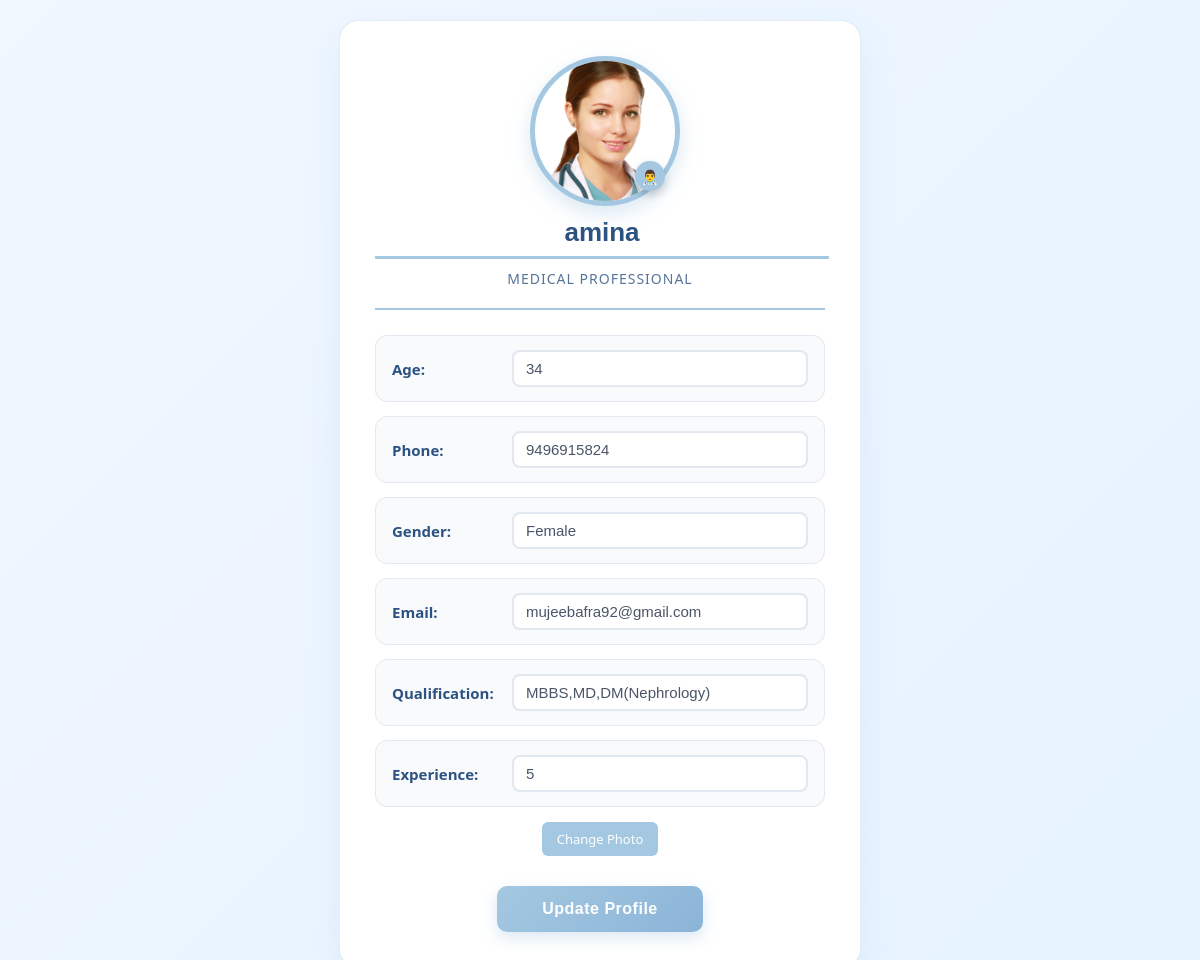
The app's page /Doctorprofile (signed in), older data.
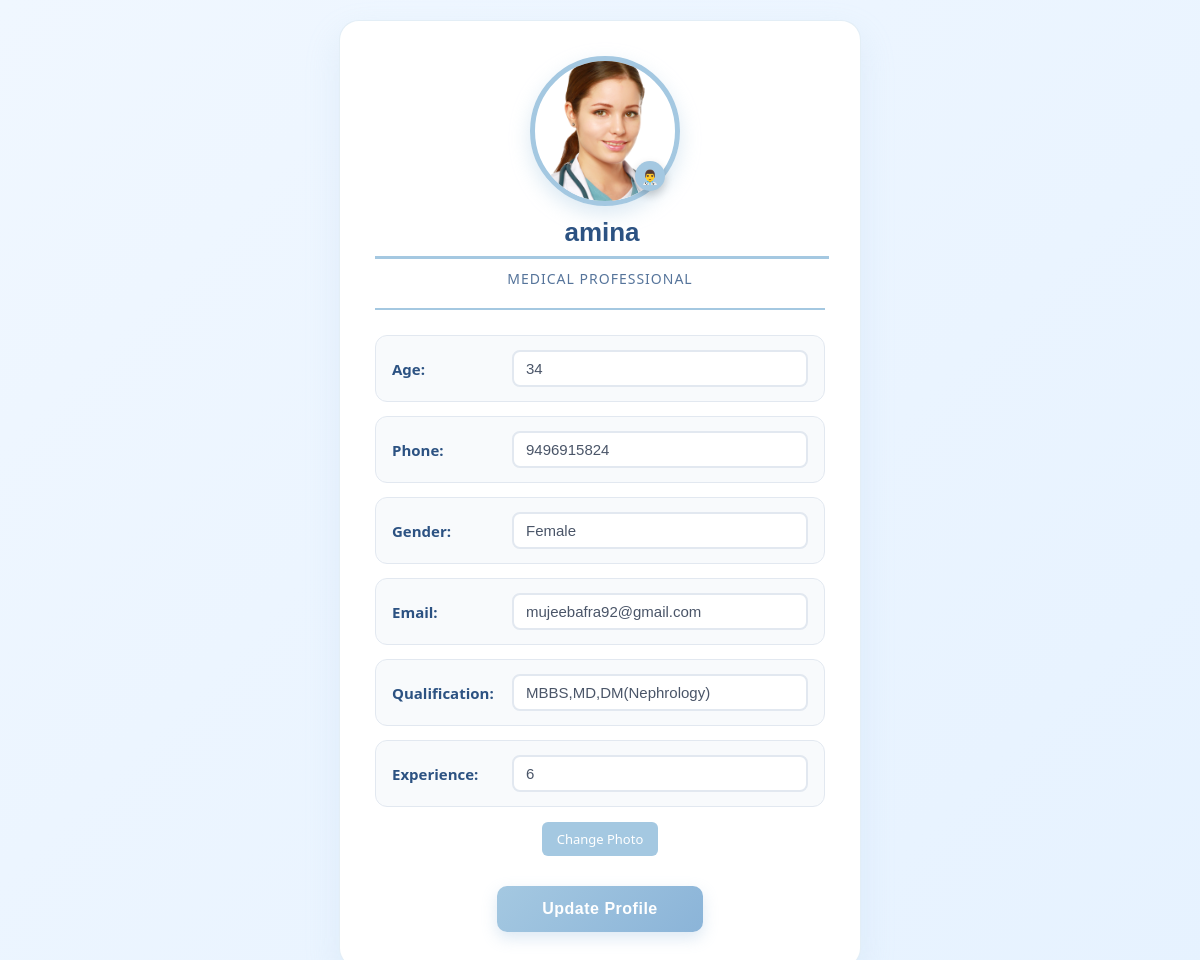
The same page, newer data.
### RenalGuideApp/models.py (models this page shows)
class DoctorTable(models.Model):
    name=models.CharField(max_length=30,null=True,blank=True)
    age=models.IntegerField(null=True,blank=True)
    phonenumber=models.BigIntegerField(null=True,blank=True)
    sex=models.CharField(max_length=30,null=True,blank=True)
    email=models.CharField(null=True,blank=True)
    image=models.FileField()
    qualification=models.CharField(max_length=30,null=True,blank=True)
    experience=models.IntegerField(null=True,blank=True)
    LOGINID=models.ForeignKey(LoginTable,on_delete=models.CASCADE, null=True,blank=True)

### RenalGuideApp/views.py (the view, shortened to what this page needs)
# urls.py: path('Doctorprofile', Doctorprofile.as_view(), name="Doctorprofile" ),
class Doctorprofile(View):
    def get(self, request):
        obj=DoctorTable.objects.get(LOGINID_id=request.session['user_id'])
        return render(request, 'doctor/Doctorprofile.html',{'doctor':obj})

### templates/doctor/Doctorprofile.html (shortened to what this page needs)
<!DOCTYPE html>
<html lang="en">
<head>
</head>
<body>
<form action="" method="post" enctype="multipart/form-data">
    <div class="profile-container">
        <div class="profile-header">
            <div class="profile-picture">
                <img src="{{ doctor.image.url }}" alt="Doctor Image">
            </div>
            <div class="doctor-name">
                <input type="text" value="{{ doctor.name }}" name="name">
                <div class="profile-title">Medical Professional</div>
            </div>
        </div>
        <div class="details">
            <div class="detail-item">
                <span>Age:</span>
                <input type="text" value="{{ doctor.age }}" name="age">
            </div>
            <div class="detail-item">
                <span>Phone:</span>
                <input type="text" value="{{ doctor.phonenumber }}" name="phonenumber">
            </div>
            <div class="detail-item">
                <span>Gender:</span>
                <input type="text" value="{{ doctor.sex }}" name="sex">
            </div>
            <div class="detail-item">
                <span>Email:</span>
                <input type="email" value="{{ doctor.email }}" name="email">
            </div>
            <div class="detail-item">
                <span>Qualification:</span>
                <input type="text" value="{{ doctor.qualification }}" name="qualification">
            </div>
            <div class="detail-item">
                <span>Experience:</span>
                <input type="text" value="{{ doctor.experience }}" name="experience">
            </div>
            <div class="file-upload">
                <label for="image-upload">Change Photo</label>
            </div>
        </div>
        <button class="btn" type="submit">Update Profile</button>
    </div>
</form>
</body>
</html>

Row changes from the older to the newer data that the page shows:
changed DoctorTable "amina": experience "5" → "6"
